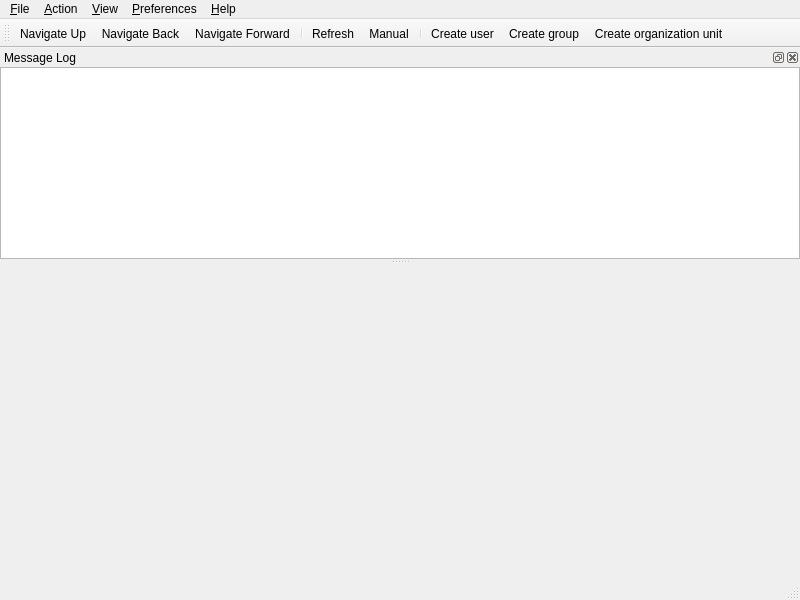
<?xml version="1.0" encoding="UTF-8"?>
<ui version="4.0">
 <class>MainWindow</class>
 <widget class="QMainWindow" name="MainWindow">
  <property name="geometry">
   <rect>
    <x>0</x>
    <y>0</y>
    <width>800</width>
    <height>600</height>
   </rect>
  </property>
  <property name="windowTitle">
   <string notr="true"/>
  </property>
  <widget class="ConsoleWidget" name="console"/>
  <widget class="QMenuBar" name="menubar">
   <property name="geometry">
    <rect>
     <x>0</x>
     <y>0</y>
     <width>800</width>
     <height>19</height>
    </rect>
   </property>
   <widget class="QMenu" name="menu_file">
    <property name="title">
     <string>&amp;File</string>
    </property>
    <addaction name="action_connection_options"/>
    <addaction name="action_edit_fsmo_roles"/>
    <addaction name="separator"/>
    <addaction name="action_quit"/>
    <addaction name="separator"/>
   </widget>
   <widget class="QMenu" name="menu_action">
    <property name="title">
     <string>&amp;Action</string>
    </property>
   </widget>
   <widget class="QMenu" name="menu_view">
    <property name="title">
     <string>&amp;View</string>
    </property>
    <widget class="QMenu" name="menu_ckeck_theme">
     <property name="title">
      <string>Ckeck theme</string>
     </property>
     <addaction name="action_old_theme"/>
     <addaction name="action_new_theme"/>
    </widget>
    <addaction name="action_view_icons"/>
    <addaction name="action_view_list"/>
    <addaction name="action_view_detail"/>
    <addaction name="separator"/>
    <addaction name="action_toggle_message_log"/>
    <addaction name="action_toggle_toolbar"/>
    <addaction name="action_toggle_console_tree"/>
    <addaction name="action_toggle_description_bar"/>
    <addaction name="separator"/>
    <addaction name="action_customize_columns"/>
    <addaction name="action_filter_objects"/>
    <addaction name="menu_ckeck_theme"/>
   </widget>
   <widget class="QMenu" name="menu_preferences">
    <property name="title">
     <string>&amp;Preferences</string>
    </property>
    <widget class="QMenu" name="menu_language">
     <property name="title">
      <string>&amp;Language</string>
     </property>
    </widget>
    <addaction name="action_advanced_features"/>
    <addaction name="action_confirm_actions"/>
    <addaction name="action_last_name_order"/>
    <addaction name="action_log_searches"/>
    <addaction name="action_timestamps"/>
    <addaction name="action_show_noncontainers"/>
    <addaction name="menu_language"/>
   </widget>
   <widget class="QMenu" name="menu_help">
    <property name="title">
     <string>&amp;Help</string>
    </property>
    <addaction name="action_manual"/>
    <addaction name="action_changelog"/>
    <addaction name="action_about"/>
   </widget>
   <addaction name="menu_file"/>
   <addaction name="menu_action"/>
   <addaction name="menu_view"/>
   <addaction name="menu_preferences"/>
   <addaction name="menu_help"/>
  </widget>
  <widget class="QStatusBar" name="statusbar">
   <property name="contextMenuPolicy">
    <enum>Qt::ActionsContextMenu</enum>
   </property>
  </widget>
  <widget class="QToolBar" name="toolbar">
   <property name="windowTitle">
    <string>Tool Bar</string>
   </property>
   <attribute name="toolBarArea">
    <enum>TopToolBarArea</enum>
   </attribute>
   <attribute name="toolBarBreak">
    <bool>false</bool>
   </attribute>
   <addaction name="action_navigate_up"/>
   <addaction name="action_navigate_back"/>
   <addaction name="action_navigate_forward"/>
   <addaction name="separator"/>
   <addaction name="action_refresh"/>
   <addaction name="action_manual"/>
   <addaction name="separator"/>
   <addaction name="action_create_user"/>
   <addaction name="action_create_group"/>
   <addaction name="action_create_ou"/>
  </widget>
  <widget class="QDockWidget" name="message_log">
   <property name="windowTitle">
    <string>Message Log</string>
   </property>
   <attribute name="dockWidgetArea">
    <number>4</number>
   </attribute>
   <widget class="QTextEdit" name="message_log_edit">
    <property name="readOnly">
     <bool>true</bool>
    </property>
   </widget>
  </widget>
  <action name="action_connection_options">
   <property name="text">
    <string>&amp;Connection Options</string>
   </property>
  </action>
  <action name="action_quit">
   <property name="text">
    <string>&amp;Quit</string>
   </property>
   <property name="shortcut">
    <string>Ctrl+Q</string>
   </property>
  </action>
  <action name="action_manual">
   <property name="icon">
    <iconset theme="help-contents"/>
   </property>
   <property name="text">
    <string>&amp;Manual</string>
   </property>
   <property name="toolTip">
    <string>Manual (Alt + 8)</string>
   </property>
   <property name="shortcut">
    <string>Alt+8</string>
   </property>
  </action>
  <action name="action_changelog">
   <property name="text">
    <string>&amp;Changelog</string>
   </property>
  </action>
  <action name="action_about">
   <property name="text">
    <string>&amp;About ADMC</string>
   </property>
  </action>
  <action name="action_view_icons">
   <property name="checkable">
    <bool>true</bool>
   </property>
   <property name="text">
    <string>&amp;Icons</string>
   </property>
  </action>
  <action name="action_view_list">
   <property name="checkable">
    <bool>true</bool>
   </property>
   <property name="text">
    <string>&amp;List</string>
   </property>
  </action>
  <action name="action_view_detail">
   <property name="checkable">
    <bool>true</bool>
   </property>
   <property name="text">
    <string>&amp;Detail</string>
   </property>
  </action>
  <action name="action_toggle_message_log">
   <property name="checkable">
    <bool>true</bool>
   </property>
   <property name="text">
    <string notr="true">Message Log (placeholder)</string>
   </property>
  </action>
  <action name="action_toggle_toolbar">
   <property name="checkable">
    <bool>true</bool>
   </property>
   <property name="text">
    <string notr="true">Toolbar (placeholder)</string>
   </property>
  </action>
  <action name="action_toggle_console_tree">
   <property name="checkable">
    <bool>true</bool>
   </property>
   <property name="text">
    <string>&amp;Console Tree</string>
   </property>
  </action>
  <action name="action_toggle_description_bar">
   <property name="checkable">
    <bool>true</bool>
   </property>
   <property name="text">
    <string>Description &amp;Bar</string>
   </property>
  </action>
  <action name="action_customize_columns">
   <property name="text">
    <string>C&amp;ustomize Columns...</string>
   </property>
  </action>
  <action name="action_filter_objects">
   <property name="text">
    <string>&amp;Filter Objects...</string>
   </property>
  </action>
  <action name="action_advanced_features">
   <property name="checkable">
    <bool>true</bool>
   </property>
   <property name="text">
    <string>&amp;Advanced Features</string>
   </property>
  </action>
  <action name="action_confirm_actions">
   <property name="checkable">
    <bool>true</bool>
   </property>
   <property name="text">
    <string>&amp;Confirm Actions</string>
   </property>
  </action>
  <action name="action_last_name_order">
   <property name="checkable">
    <bool>true</bool>
   </property>
   <property name="text">
    <string>&amp;Put Last Name Before First Name</string>
   </property>
  </action>
  <action name="action_log_searches">
   <property name="checkable">
    <bool>true</bool>
   </property>
   <property name="text">
    <string>&amp;Log Searches</string>
   </property>
  </action>
  <action name="action_timestamps">
   <property name="checkable">
    <bool>true</bool>
   </property>
   <property name="text">
    <string>&amp;Timestamps in Message Log</string>
   </property>
  </action>
  <action name="action_show_noncontainers">
   <property name="checkable">
    <bool>true</bool>
   </property>
   <property name="text">
    <string>&amp;Show Non-Container Objects in Console Tree</string>
   </property>
  </action>
  <action name="action_navigate_up">
   <property name="icon">
    <iconset theme="go-up">
     <normaloff>.</normaloff>.</iconset>
   </property>
   <property name="text">
    <string>Navigate Up</string>
   </property>
   <property name="shortcut">
    <string>Alt+0</string>
   </property>
  </action>
  <action name="action_navigate_back">
   <property name="icon">
    <iconset theme="go-previous">
     <normaloff>.</normaloff>.</iconset>
   </property>
   <property name="text">
    <string>Navigate Back</string>
   </property>
   <property name="toolTip">
    <string>Navigate Back (Alt + -)</string>
   </property>
   <property name="shortcut">
    <string>Alt+-</string>
   </property>
  </action>
  <action name="action_navigate_forward">
   <property name="icon">
    <iconset theme="go-next">
     <normaloff>.</normaloff>.</iconset>
   </property>
   <property name="text">
    <string>Navigate Forward</string>
   </property>
   <property name="toolTip">
    <string>Navigate Forward (Alt + =)</string>
   </property>
   <property name="shortcut">
    <string>Alt+=</string>
   </property>
  </action>
  <action name="action_refresh">
   <property name="icon">
    <iconset theme="view-refresh">
     <normaloff>.</normaloff>.</iconset>
   </property>
   <property name="text">
    <string>Refresh</string>
   </property>
   <property name="toolTip">
    <string>Refresh (Alt + 9)</string>
   </property>
   <property name="shortcut">
    <string>Alt+9</string>
   </property>
  </action>
  <action name="action_show_login">
   <property name="checkable">
    <bool>true</bool>
   </property>
   <property name="text">
    <string>Show Login</string>
   </property>
  </action>
  <action name="action_edit_fsmo_roles">
   <property name="text">
    <string>&amp;Operations Masters</string>
   </property>
  </action>
  <action name="action_create_user">
   <property name="icon">
    <iconset theme="avatar-default">
     <normaloff>.</normaloff>.</iconset>
   </property>
   <property name="text">
    <string>Create user</string>
   </property>
   <property name="toolTip">
    <string>Create user (Alt + 7)</string>
   </property>
   <property name="shortcut">
    <string>Alt+7</string>
   </property>
  </action>
  <action name="action_create_group">
   <property name="icon">
    <iconset theme="system-users">
     <normaloff>.</normaloff>.</iconset>
   </property>
   <property name="text">
    <string>Create group</string>
   </property>
   <property name="toolTip">
    <string>Create group (Alt  + 6)</string>
   </property>
   <property name="shortcut">
    <string>Alt+6</string>
   </property>
  </action>
  <action name="action_create_ou">
   <property name="icon">
    <iconset theme="folder-documents">
     <normaloff>.</normaloff>.</iconset>
   </property>
   <property name="text">
    <string>Create organization unit</string>
   </property>
   <property name="toolTip">
    <string>Create organization unit (Alt + 5)</string>
   </property>
   <property name="shortcut">
    <string>Alt+5</string>
   </property>
  </action>
  <action name="actionNew">
   <property name="text">
    <string>New</string>
   </property>
  </action>
  <action name="action_old_theme">
   <property name="text">
    <string>Old</string>
   </property>
  </action>
  <action name="action_new_theme">
   <property name="text">
    <string>New</string>
   </property>
  </action>
 </widget>
 <customwidgets>
  <customwidget>
   <class>ConsoleWidget</class>
   <extends>QWidget</extends>
   <header>console_widget/console_widget.h</header>
   <container>1</container>
  </customwidget>
 </customwidgets>
 <resources/>
 <connections/>
</ui>
